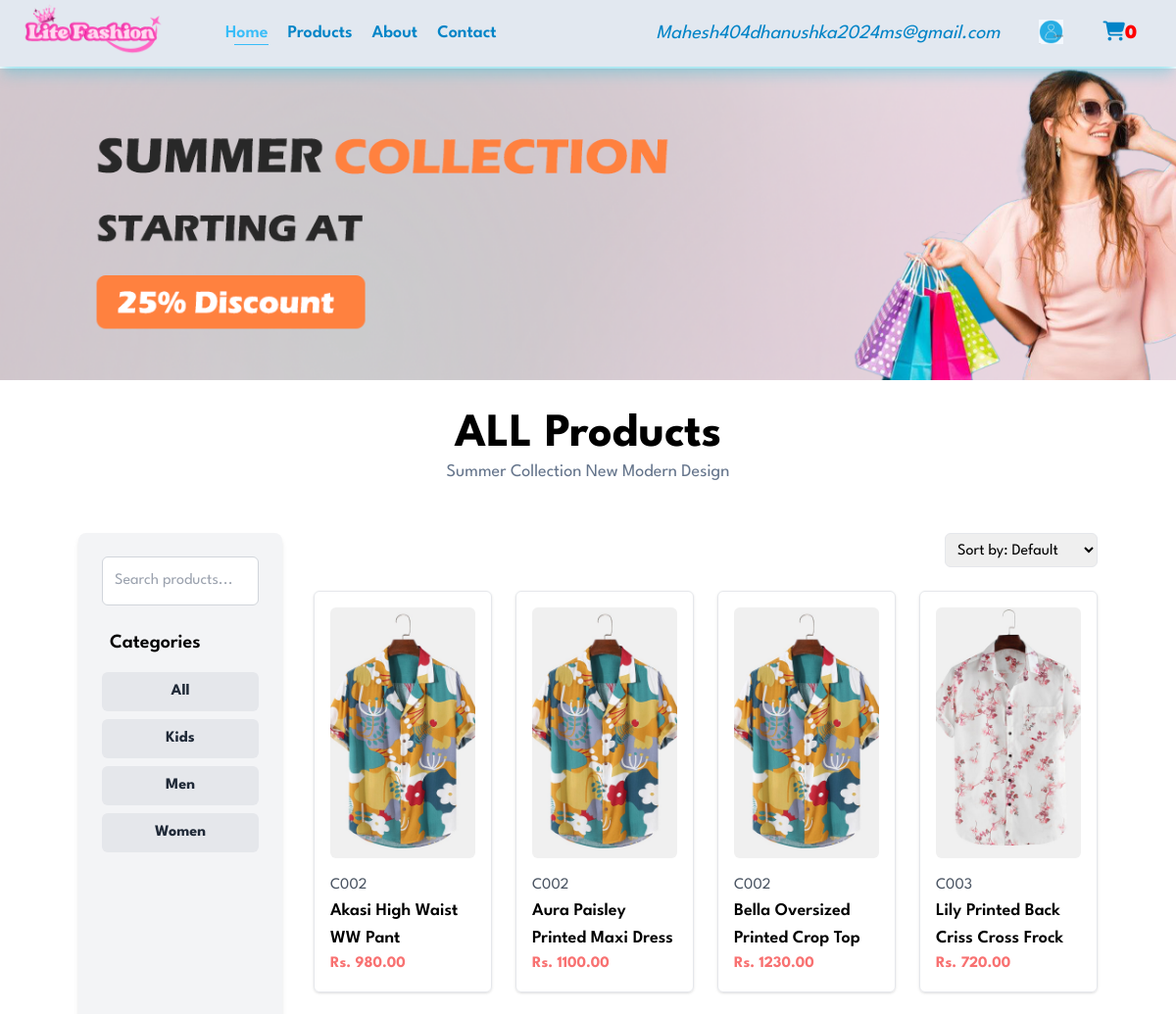
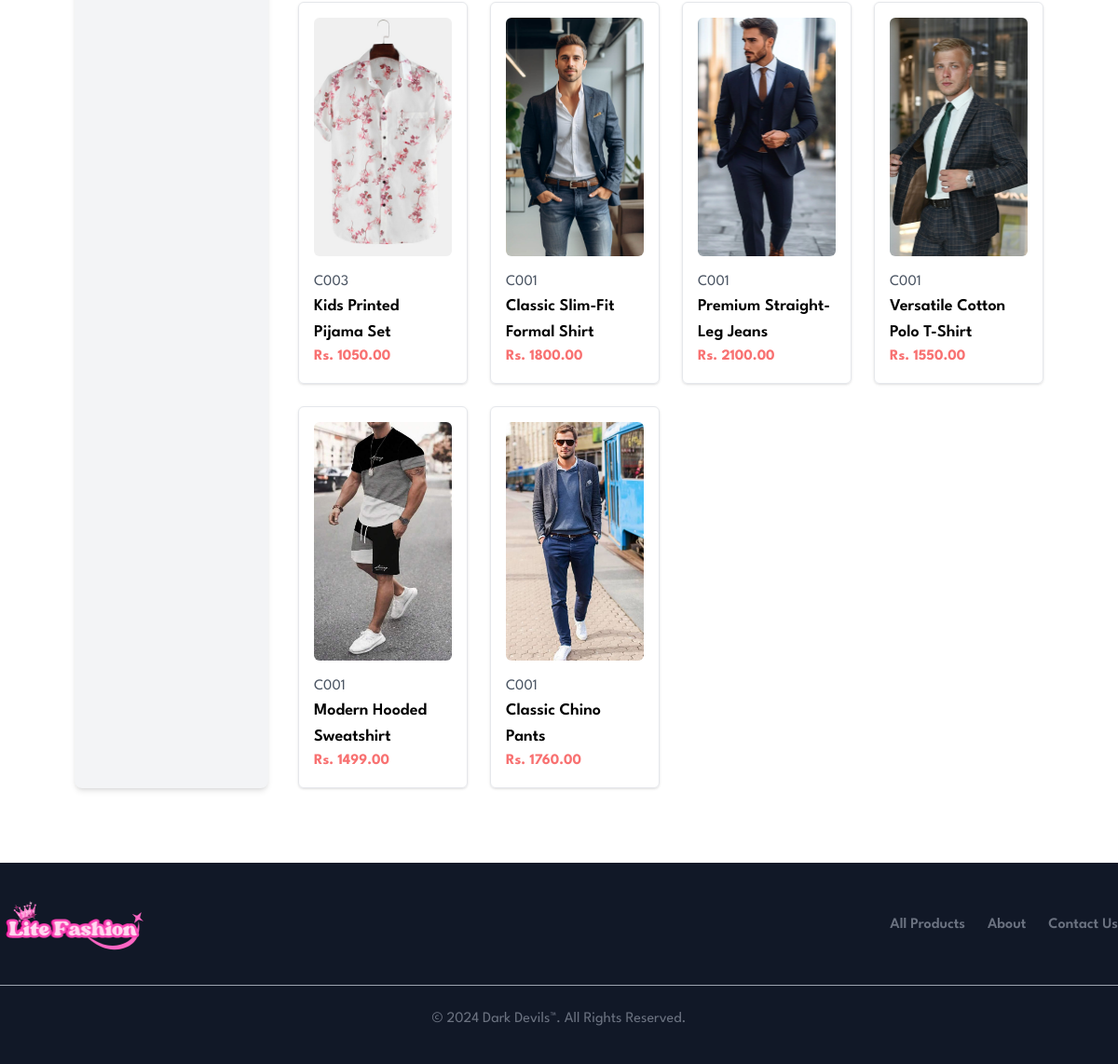
The app's page /user/pages/list_products.php (signed in) with its own data (2 pictures, top to bottom).
### tables this page shows
CREATE TABLE `category` (
  `CategoryId` varchar(15) NOT NULL,
  `C_name` varchar(50) DEFAULT NULL,
  `C_icon` varchar(40) DEFAULT 'pIcon.jpg',
  `CategoryInfo` varchar(200) DEFAULT NULL
);

CREATE TABLE `clothproduct` (
  `ProductId` varchar(15) NOT NULL,
  `P_name` varchar(75) DEFAULT NULL,
  `P_categoryId` varchar(75) DEFAULT NULL,
  `P_price` decimal(9,2) DEFAULT NULL,
  `P_quantity` int(11) DEFAULT 1,
  `P_image1` varchar(40) DEFAULT 'pImage1.jpg',
  `P_image2` varchar(40) DEFAULT 'pImage2.jpg',
  `P_image3` varchar(40) DEFAULT 'pImage3.jpg',
  `P_image4` varchar(40) DEFAULT 'pImage4.jpg',
  `P_description` varchar(200) DEFAULT NULL,
  `P_small` char(1) DEFAULT NULL,
  `P_medium` char(1) DEFAULT NULL,
  `P_large` char(1) DEFAULT NULL,
  `P_extraLarge` char(1) DEFAULT NULL,
  `P_status` varchar(5) DEFAULT '1'
);

### user/pages/list_products.php (the view, shortened to what this page needs)
<!DOCTYPE html>
<html lang="en">
<?php
include_once('../includes/header.php');
?>
<body>
  <?php include_once('../includes/navbar.php'); ?>
  <section id="page-header-products" class="flex flex-col py-0 px-20 text-center justify-center">
  </section>
  <div class="text-center pt-8 pb-4">
    <h2 class="text-5xl font-bold">ALL Products</h2>
    <p class="text-lg text-slate-500">Summer Collection New Modern Design</p>
  </div>
  <div class="flex py-8 px-20 space-x-8">
    <aside class="w-1/5 p-6 bg-gray-100 rounded-lg shadow-md">
      <form id="search-form" class="mb-6">
        <input
          type="text"
          id="search-input"
          class="w-full p-3 rounded-md border border-gray-300 focus:outline-none focus:ring-2 focus:ring-sky-500"
          placeholder="Search products..." />
      </form>
      <div>
        <h5 class="text-xl font-semibold mb-4 pl-2">Categories</h5>
        <div id="category-buttons" class="space-y-2">
          <button class="filter-btn w-full text-center font-bold text-left p-2 rounded-md text-gray-800 bg-gray-200 hover:bg-gray-300" data-category="all">All</button>
          <?php
          $categories = $connection->query("
        SELECT DISTINCT c.CategoryId, c.C_name
        FROM clothProduct p
        JOIN category c ON p.P_categoryId = c.CategoryId
        WHERE p.P_status = 1
    ");
          while ($row = $categories->fetch(PDO::FETCH_ASSOC)) {
            echo "<button class='filter-btn text-center font-bold w-full text-left p-2 rounded-md text-gray-800 bg-gray-200 hover:bg-gray-300' data-category='{$row['CategoryId']}'>
                {$row['C_name']}
              </button>";
          }
          ?>
        </div>
      </div>
    </aside>
    <section id="products" class="flex-1">
      <div class="flex justify-end mb-6">
        <select id="sort-options" class="p-2 border rounded-md">
          <option value="default">Sort by: Default</option>
        </select>
      </div>
      <div id="products-container" class="grid grid-cols-1 sm:grid-cols-2 md:grid-cols-3 lg:grid-cols-4 gap-6">
        <?php
        $query = "SELECT * FROM clothProduct WHERE P_status = 1";
        $products = $connection->query($query);
        foreach ($products as $product):
        ?>
          <div
            class="p-4 border rounded-md shadow hover:shadow-lg transition duration-200 cursor-pointer"
            onclick="window.location.href='single_product.php?id=<?php echo $product['ProductId']; ?>'">
            <img src="http://localhost/LiteFashionDarkDevils/admin/uploads/<?php echo $product['P_image1']; ?>" alt="<?php echo $product['P_name']; ?>" class="w-full h-64 object-cover rounded-md" />
            <div class="mt-4">
              <span class="block text-gray-600"><?php echo $product['P_categoryId']; ?></span>
              <h3 class="text-lg font-semibold"><?php echo $product['P_name']; ?></h3>
              <p class="text-red-400 font-bold">Rs. <?php echo $product['P_price']; ?></p>
            </div>
          </div>
        <?php endforeach; ?>
      </div>
    </section>
  </div>
  <?php include_once '../includes/footer.php'; ?>
</body>
</html>

### user/layout/css/styles.css (style rules this page uses)
* { margin: 0; padding: 0; box-sizing: border-box; font-family: 'League Spartan', sans-serif; }
#page-header-products { background-image: url("../images/banner/bannerwomens.png"); width: 100%; height: 40vh; background-size: cover; }

### records on screen
category: C_name "Kids"
category: C_name "Men"
category: C_name "Women"
clothproduct: P_image1 (picture), P_categoryId "C002", P_name "Akasi High Waist WW Pant", P_price "980.00"
clothproduct: P_image1 (picture), P_categoryId "C002", P_name "Aura Paisley Printed Maxi Dress", P_price "1100.00"
clothproduct: P_image1 (picture), P_categoryId "C002", P_name "Bella Oversized Printed Crop Top", P_price "1230.00"
clothproduct: P_image1 (picture), P_categoryId "C003", P_name "Lily Printed Back Criss Cross Frock", P_price "720.00"
clothproduct: P_image1 (picture), P_categoryId "C003", P_name "Kids Printed Pijama Set", P_price "1050.00"
clothproduct: P_image1 (picture), P_categoryId "C001", P_name "Classic Slim-Fit Formal Shirt", P_price "1800.00"
clothproduct: P_image1 (picture), P_categoryId "C001", P_name "Premium Straight-Leg Jeans", P_price "2100.00"
clothproduct: P_image1 (picture), P_categoryId "C001", P_name "Versatile Cotton Polo T-Shirt", P_price "1550.00"
clothproduct: P_image1 (picture), P_categoryId "C001", P_name "Modern Hooded Sweatshirt", P_price "1499.00"
clothproduct: P_image1 (picture), P_categoryId "C001", P_name "Classic Chino Pants", P_price "1760.00"

### other values on screen
$_SESSION['cus_email'] "Mahesh404dhanushka2024ms@gmail.com"
$numOfCart->numOfCloth "0"
